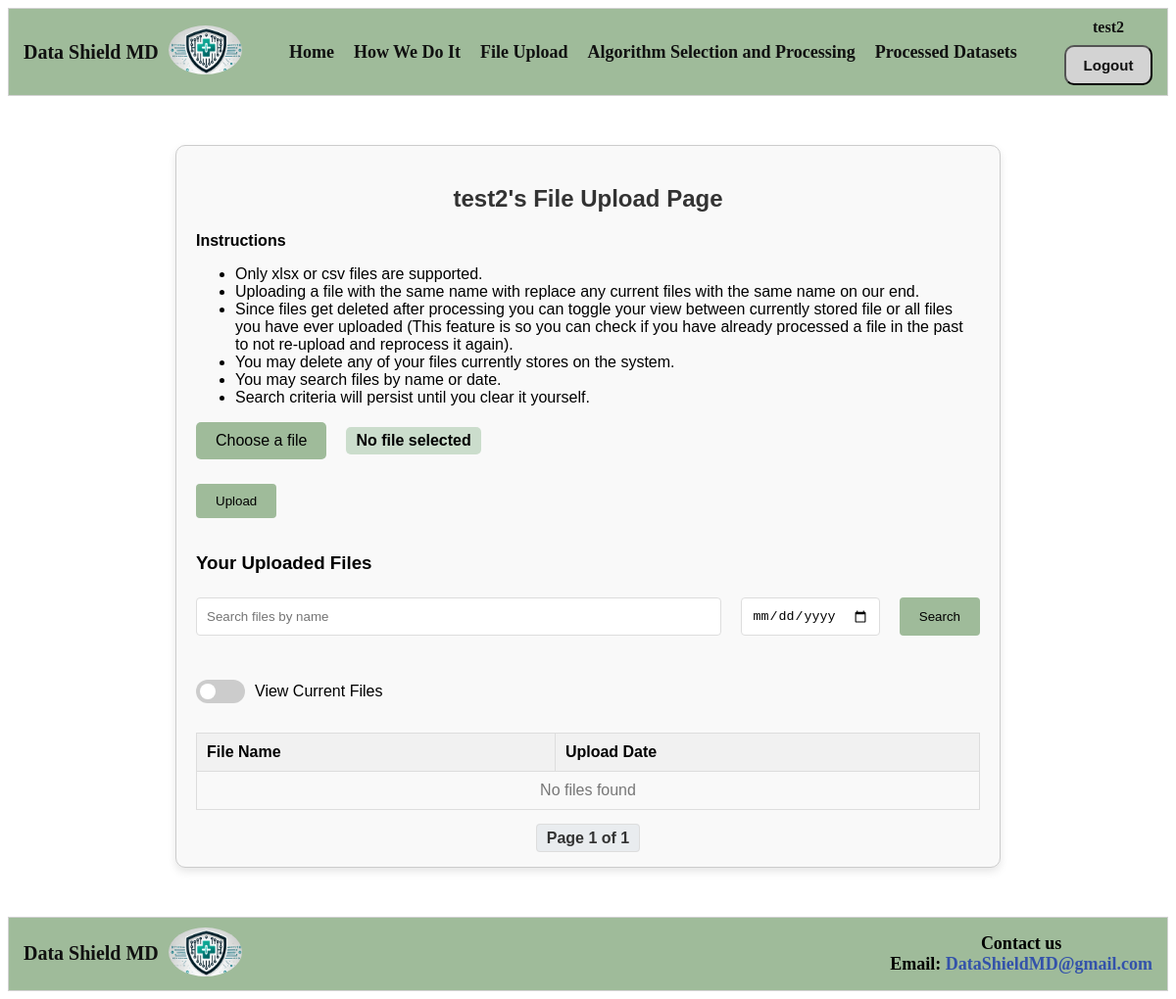
/upload/ (signed in), run on an earlier commit of the app's database.
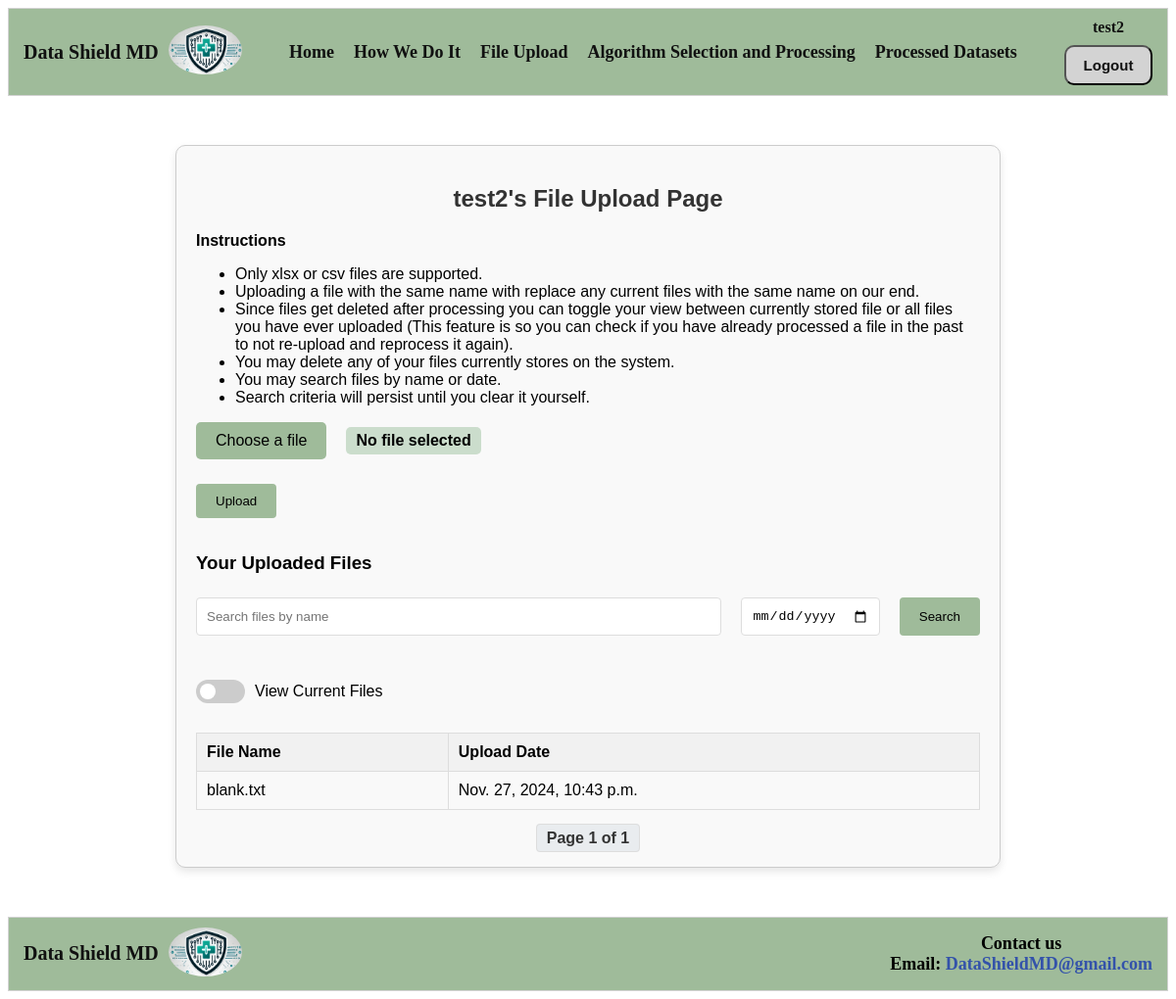
And on a later commit of the database.
### DataShieldMDApp/models.py (models this page shows, shortened)
class Dataset(models.Model):
    user = models.ForeignKey(User, on_delete=models.CASCADE)  # Links to the auth_user table
    filename = models.CharField(max_length=255)  # Original file name
    upload_date = models.DateTimeField(auto_now_add=True)  # Timestamp of upload
    file_path = models.CharField(max_length=255)  # Path to the uploaded file

### DataShieldMDApp/views.py (the view, shortened to what this page needs)
# urls.py: path('upload/', views.upload_file, name='upload_file'),
@login_required
def upload_file(request):
    if request.method == 'POST':
        if 'file' in request.FILES:
            form = FileUploadForm(request.POST, request.FILES)
            if form.is_valid():
                file = form.cleaned_data['file']
                user_dir = os.path.join(settings.MEDIA_ROOT, request.user.username, 'uploads')
                os.makedirs(user_dir, exist_ok=True)
                saved_filename = handle_uploaded_file(file, user_dir)
                Dataset.objects.create(
                    user=request.user,
                    filename=saved_filename,
                    file_path=os.path.join(user_dir, saved_filename)
                )
                messages.success(request, f"{file} was successfully uploaded!")
                return redirect('upload_file')  # Refresh the page
            else:
                messages.error(request, "Something went wrong uploading your file. Please try again.")
        if 'delete_file' in request.POST:
            file_to_delete = request.POST.get('delete_file')
            user_dir = os.path.join(settings.MEDIA_ROOT, request.user.username, 'uploads')
            file_path = os.path.join(user_dir, file_to_delete)
            if os.path.exists(file_path):
                os.remove(file_path)  # Delete the file from the directory
            return redirect('upload_file')  # Refresh the page
    else:
        form = FileUploadForm()
    search_query = request.GET.get('search', '')
    search_date = request.GET.get('search_date', '')
    view_mode = request.GET.get('view_mode', '')
    uploaded_files = Dataset.objects.filter(user=request.user).order_by('-upload_date')
    if search_query:
        uploaded_files = uploaded_files.filter(filename__icontains=search_query)
    if search_date:
        try:
            search_date_obj = datetime.strptime(search_date, '%Y-%m-%d')
            uploaded_files = uploaded_files.filter(upload_date__date=search_date_obj.date())
        except ValueError:
            pass  # Ignore invalid date inputs
    paginator = Paginator(uploaded_files, 10)
    page_number = request.GET.get('page')
    page_obj = paginator.get_page(page_number)
    return render(request, 'file_upload.html', {
        'form': form,
        'page_obj': page_obj,
        'search_query': search_query,
        'search_date': search_date,
        'view_mode': view_mode,
    })

### DataShieldMDApp/forms.py (shortened to what this page needs)
class FileUploadForm(forms.Form):
    file = forms.FileField(label="Select a file")

### DataShieldMDApp/templates/file_upload.html (shortened to what this page needs)
{% extends 'partials/base.html' %}
{% block content %}
<div class="file-upload-container">
    <h2>{{ user.username }}'s File Upload Page</h2>
    <p><b>Instructions</b></p>
    <ul>
        <li>Only xlsx or csv files are supported.</li>
        <li>Uploading a file with the same name with replace any current files with the same name on our end.</li>
        <li>Since files get deleted after processing you can toggle your view between currently stored file or all files you have ever uploaded (This feature is so you can check if you have already processed a file in the past to not re-upload and reprocess it again).</li>
        <li>You may delete any of your files currently stores on the system.</li>
        <li>You may search files by name or date.</li>
        <li>Search criteria will persist until you clear it yourself.</li>
    </ul>
    <form method="post" enctype="multipart/form-data">
        <div class="file-upload">
            <label for="file-input" class="file-label">Choose a file</label>
            <span id="file-name">No file selected</span>
        </div>
        <button type="submit" class="btn">Upload</button>
    </form>
    <h3>Your Uploaded Files</h3>
    <form method="get" class="search-form">
        <div class="search-row">
            <input type="text" name="search" placeholder="Search files by name" value="{{ request.GET.search }}">
            <input type="date" name="search_date" placeholder="Search by date" value="{{ request.GET.search_date }}">
            <button type="submit" class="btn">Search</button>
        </div>
        <div class="toggle-switch">
            <label class="switch">
                <span class="slider"></span>
            </label>
            <span>View Current Files</span>
        </div>
    </form>
    <table>
        <thead>
            <tr>
                <th>File Name</th>
                <th>Upload Date</th>
            </tr>
        </thead>
        <tbody>
            {% for file in page_obj.object_list %}
            <tr>
                <td>{{ file.filename }}</td>
                <td>{{ file.upload_date }}</td>
            </tr>
            {% empty %}
            <tr>
                <td colspan="{% if view_mode == 'current' %}3{% else %}2{% endif %}" class="empty">No files found</td>
            </tr>
            {% endfor %}
        </tbody>
    </table>
    <div class="pagination">
        <span class="step-links">
            <span class="current">
                Page {{ page_obj.number }} of {{ page_obj.paginator.num_pages }}
            </span>
        </span>
    </div>
</div>
{% endblock %}

What changed in the data, as far as the page shows it:
added Dataset: filename "blank.txt", upload_date "Nov. 27, 2024, 10:43 p.m."
Also different on the page:
text no longer shown: "No files found"
